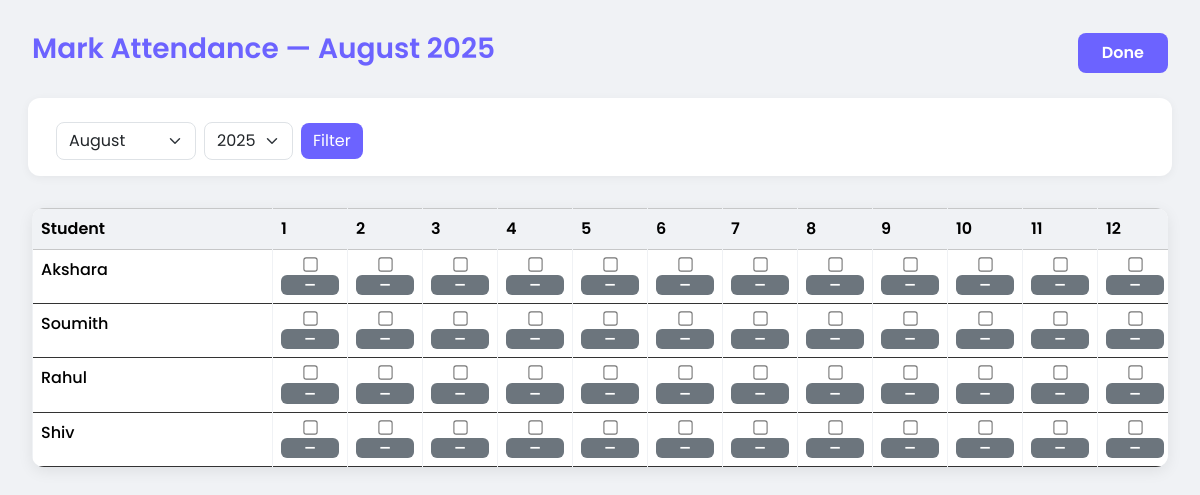
/attendance (signed in), run on an earlier commit of the app's database.
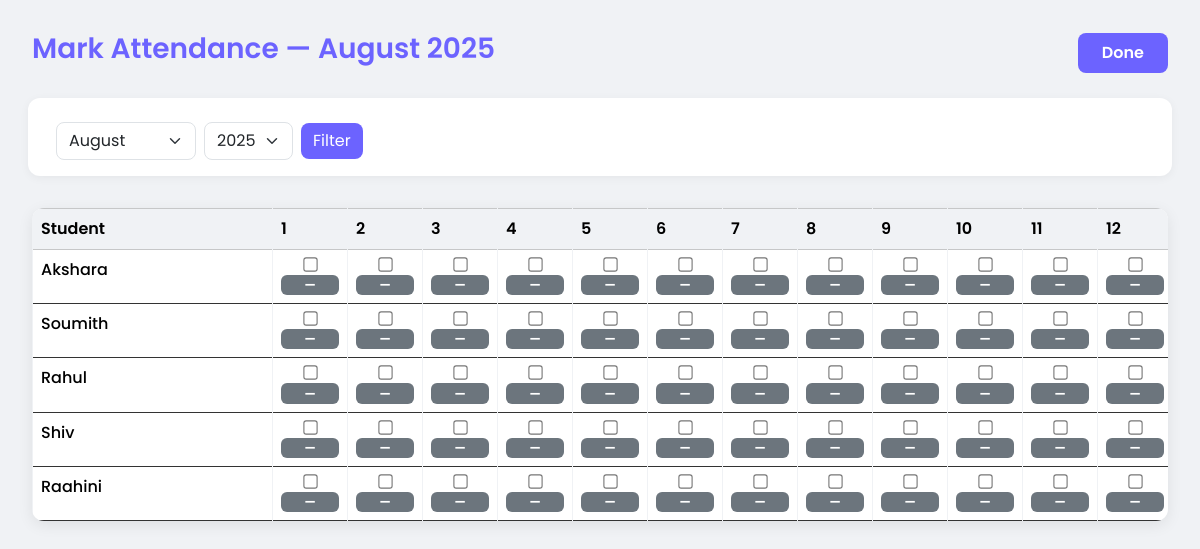
And on a later commit of the database.
### models.py (models this page shows)
class Student(SQLModel, table=True):
    id: Optional[int] = Field(default=None, primary_key=True)
    name: str
    grade: str
    school: Optional[str] = None
    syllabus: Optional[str] = None
    focus_subjects: Optional[str] = None
    subject: Optional[str] = None
    remarks: Optional[str] = None
    tutor_id: int = Field(foreign_key="tutor.id")
    tutor: Optional["Tutor"] = Relationship(back_populates="students")
    journals: List["Journal"] = Relationship(back_populates="student")
    attendances: List["Attendance"] = Relationship(back_populates="student")
    tests: List["TestRecord"] = Relationship(back_populates="student")
    upcoming_tests: List["UpcomingTest"] = Relationship(back_populates="student")
    feedbacks: List["Feedback"] = Relationship(back_populates="student")

### main.py (the view)
@app.get("/attendance", response_class=HTMLResponse)
def mark_attendance(
        request: Request,
        session: Session = Depends(get_session),
        user: User = Depends(get_current_user)
):
    today = date.today()
    month_param = request.query_params.get("month")
    year_param = request.query_params.get("year")
    try:
        month = int(month_param) if month_param else today.month
    except ValueError:
        month = today.month
    try:
        year = int(year_param) if year_param else today.year
    except ValueError:
        year = today.year
    if user.user_type == "admin":
        tutors = session.exec(select(Tutor).where(Tutor.user_id == user.id)).all()
        tutor_ids = [t.id for t in tutors]
    else:
        tutors = session.exec(select(Tutor).where(Tutor.id == user.tutor_id)).all()
        tutor_ids = [user.tutor_id]
    students = session.exec(select(Student).where(Student.tutor_id.in_(tutor_ids))).all()
    all_records = session.exec(
        select(Attendance).where(Attendance.student_id.in_([s.id for s in students]))
    ).all()
    if all_records:
        earliest_year = min(
            rec.attendance_date.year
            for rec in all_records
            if rec.attendance_date
        )
    else:
        earliest_year = today.year
    years_list = list(range(today.year, earliest_year - 1, -1))
    months_list = [
        {"value": m, "name": date(2000, m, 1).strftime("%B")}
        for m in range(1, 13)
    ]
    import calendar
    num_days = calendar.monthrange(year, month)[1]
    filtered_records = session.exec(
        select(Attendance)
        .where(Attendance.student_id.in_([s.id for s in students]))
        .where(Attendance.attendance_date >= date(year, month, 1))
        .where(Attendance.attendance_date <= date(year, month, num_days))
    ).all()
    attendance_map = {}
    for rec in filtered_records:
        if rec.student_id not in attendance_map:
            attendance_map[rec.student_id] = {}
        attendance_map[rec.student_id][rec.attendance_date.strftime("%Y-%m-%d")] = rec.status.lower()
    return templates.TemplateResponse("mark_attendance.html", {
        "request": request,
        "students": students,
        "attendance_map": attendance_map,
        "months_list": months_list,
        "years_list": years_list,
        "current_month": month,
        "current_year": year,
        "current_month_name": date(2000, month, 1).strftime("%B"),
        "num_days": num_days
    })

### templates/mark_attendance.html (shortened to what this page needs)
<!DOCTYPE html>
<html lang="en">
<head>
    <link href="https://cdn.jsdelivr.net/npm/bootstrap@5.3.3/dist/css/bootstrap.min.css" rel="stylesheet">
</head>
<body>
<div class="container-fluid">
    <div class="header-section">
        <h3>Mark Attendance — {{ current_month_name if current_month_name else '' }} {{ current_year if current_year else '' }}</h3>
        <a href="/dashboard" class="btn btn-done text-white">Done</a>
    </div>
    <form method="get" action="/attendance" class="row g-2 filter-row">
        <div class="col-auto">
            {% if months_list %}
                <select name="month" class="form-select">
                    {% for m in months_list %}
                        <option value="{{ m.value }}" {% if m.value == current_month %}selected{% endif %}>{{ m.name }}</option>
                    {% endfor %}
                </select>
            {% endif %}
        </div>
        <div class="col-auto">
            {% if years_list %}
                <select name="year" class="form-select">
                    {% for y in years_list %}
                        <option value="{{ y }}" {% if y == current_year %}selected{% endif %}>{{ y }}</option>
                    {% endfor %}
                </select>
            {% endif %}
        </div>
        <div class="col-auto">
            <button type="submit" class="btn btn-primary">Filter</button>
        </div>
    </form>
    <div class="table-responsive" style="overflow-x:auto;">
        <table class="table table-bordered attendance-table">
            <thead class="table-light sticky-header">
                <tr>
                    <th style="min-width:240px">Student</th>
                    {% for d in range(1, num_days + 1) %}
                        <th>{{ d }}</th>
                    {% endfor %}
                </tr>
            </thead>
            <tbody>
                {% if students %}
                    {% for student in students %}
                        <tr>
                            <td class="student-name">
                                <div>{{ student.name }}</div>
                            </td>
                            {% for d in range(1, num_days + 1) %}
                                {% set date_str = current_year ~ '-' ~ "%02d"|format(current_month) ~ '-' ~ "%02d"|format(d) %}
                                {% set status = attendance_map.get(student.id, {}).get(date_str) %}
                                <td class="{% if status and status|lower == 'present' %}present-cell{% elif status and status|lower == 'absent' %}absent-cell{% endif %}">
                                    <div class="d-flex flex-column align-items-center">
                                        <input
                                            type="checkbox"
                                            class="attendance-checkbox mb-1"
                                            data-student-id="{{ student.id }}"
                                            data-date="{{ date_str }}"
                                        >
                                        {% if status and status|lower == 'present' %}
                                            <span class="badge bg-success">Present</span>
                                        {% elif status and status|lower == 'absent' %}
                                            <span class="badge bg-danger">Absent</span>
                                        {% else %}
                                            <span class="badge bg-secondary badge-placeholder">—</span>
                                        {% endif %}
                                    </div>
                                </td>
                            {% endfor %}
                        </tr>
                    {% endfor %}
                {% else %}
                    <tr>
                        <td colspan="{{ num_days + 1 }}" class="text-center text-muted">No students found.</td>
                    </tr>
                {% endif %}
            </tbody>
        </table>
    </div>
</div>
</body>
</html>

What changed in the data, as far as the page shows it:
added Student: name "Raahini"
